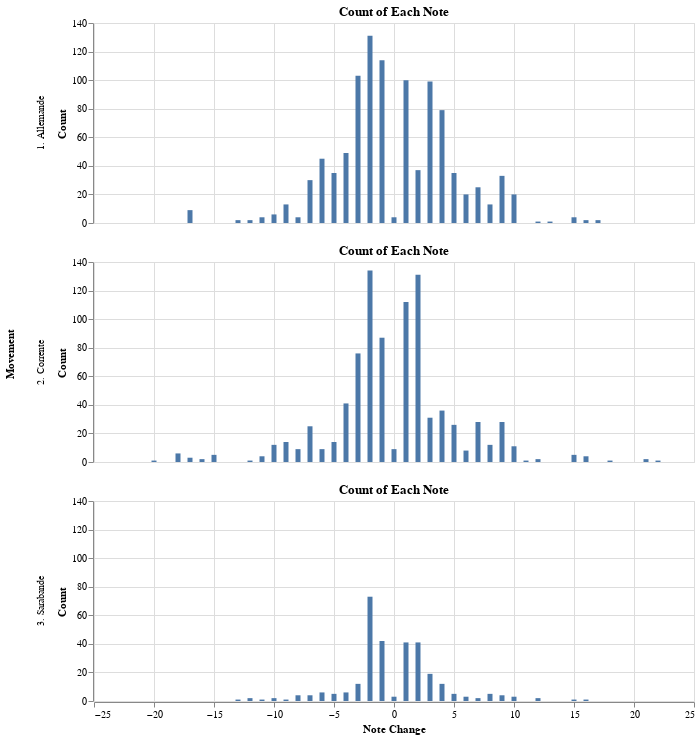

Notebook code for this chart:
### Code cell
note_change_counts = solo_flute_data.groupby(["movement", "note_distance"]).size().reset_index(name="count")
data = pd.DataFrame(data)

bar_chart = alt.Chart(note_change_counts).mark_bar().encode(
    x=alt.X("note_distance", sort="y", title="Note Change"),
    y=alt.Y("count", title="Count"),
    # color=alt.Color("note_name"), 
    tooltip=["note_distance", "count"]  
).properties(
    title="Count of Each Note",
    width=600,
    height=200
).facet(
    row=alt.Row("movement", title="Movement")  # Facet by movement
)
bar_chart.show()

### Figure 1 — Vega-Lite specification as saved in the notebook (floating-point values rounded to 4 significant figures)
{"config": {"view": {"continuousWidth": 300, "continuousHeight": 300}}, "data": {"name": "data-8449de9f26f1c71471dcb50401b21245"}, "facet": {"row": {"field": "movement", "title": "Movement", "type": "nominal"}}, "spec": {"mark": {"type": "bar"}, "encoding": {"tooltip": [{"field": "note_distance", "type": "quantitative"}, {"field": "count", "type": "quantitative"}], "x": {"field": "note_distance", "sort": "y", "title": "Note Change", "type": "quantitative"}, "y": {"field": "count", "title": "Count", "type": "quantitative"}}, "height": 200, "title": "Count of Each Note", "width": 600}, "$schema": "https://vega.github.io/schema/vega-lite/v5.20.1.json", "datasets": {"data-8449de9f26f1c71471dcb50401b21245": [{"movement": "1. Allemande", "note_distance": -17.0, "count": 9}, {"movement": "1. Allemande", "note_distance": -13.0, "count": 2}, {"movement": "1. Allemande", "note_distance": -12.0, "count": 2}, {"movement": "1. Allemande", "note_distance": -11.0, "count": 4}, {"movement": "1. Allemande", "note_distance": -10.0, "count": 6}, {"movement": "1. Allemande", "note_distance": -9.0, "count": 13}, {"movement": "1. Allemande", "note_distance": -8.0, "count": 4}, {"movement": "1. Allemande", "note_distance": -7.0, "count": 30}, {"movement": "1. Allemande", "note_distance": -6.0, "count": 45}, {"movement": "1. Allemande", "note_distance": -5.0, "count": 35}, {"movement": "1. Allemande", "note_distance": -4.0, "count": 49}, {"movement": "1. Allemande", "note_distance": -3.0, "count": 103}, {"movement": "1. Allemande", "note_distance": -2.0, "count": 131}, {"movement": "1. Allemande", "note_distance": -1.0, "count": 114}, {"movement": "1. Allemande", "note_distance": 0.0, "count": 4}, {"movement": "1. Allemande", "note_distance": 1.0, "count": 100}, {"movement": "1. Allemande", "note_distance": 2.0, "count": 37}, {"movement": "1. Allemande", "note_distance": 3.0, "count": 99}, {"movement": "1. Allemande", "note_distance": 4.0, "count": 79}, {"movement": "1. Allemande", "note_distance": 5.0, "count": 35}, {"movement": "1. Allemande", "note_distance": 6.0, "count": 20}, {"movement": "1. Allemande", "note_distance": 7.0, "count": 25}, {"movement": "1. Allemande", "note_distance": 8.0, "count": 13}, {"movement": "1. Allemande", "note_distance": 9.0, "count": 33}, {"movement": "1. Allemande", "note_distance": 10.0, "count": 20}, {"movement": "1. Allemande", "note_distance": 12.0, "count": 1}, {"movement": "1. Allemande", "note_distance": 13.0, "count": 1}, {"movement": "1. Allemande", "note_distance": 15.0, "count": 4}, {"movement": "1. Allemande", "note_distance": 16.0, "count": 2}, {"movement": "1. Allemande", "note_distance": 17.0, "count": 2}, {"movement": "2. Corrente", "note_distance": -20.0, "count": 1}, {"movement": "2. Corrente", "note_distance": -18.0, "count": 6}, {"movement": "2. Corrente", "note_distance": -17.0, "count": 3}, {"movement": "2. Corrente", "note_distance": -16.0, "count": 2}, {"movement": "2. Corrente", "note_distance": -15.0, "count": 5}, {"movement": "2. Corrente", "note_distance": -12.0, "count": 1}, {"movement": "2. Corrente", "note_distance": -11.0, "count": 4}, {"movement": "2. Corrente", "note_distance": -10.0, "count": 12}, {"movement": "2. Corrente", "note_distance": -9.0, "count": 14}, {"movement": "2. Corrente", "note_distance": -8.0, "count": 9}, {"movement": "2. Corrente", "note_distance": -7.0, "count": 25}, {"movement": "2. Corrente", "note_distance": -6.0, "count": 9}, {"movement": "2. Corrente", "note_distance": -5.0, "count": 14}, {"movement": "2. Corrente", "note_distance": -4.0, "count": 41}, {"movement": "2. Corrente", "note_distance": -3.0, "count": 76}, {"movement": "2. Corrente", "note_distance": -2.0, "count": 134}, {"movement": "2. Corrente", "note_distance": -1.0, "count": 87}, {"movement": "2. Corrente", "note_distance": 0.0, "count": 9}, {"movement": "2. Corrente", "note_distance": 1.0, "count": 112}, {"movement": "2. Corrente", "note_distance": 2.0, "count": 131}, {"movement": "2. Corrente", "note_distance": 3.0, "count": 31}, {"movement": "2. Corrente", "note_distance": 4.0, "count": 36}, {"movement": "2. Corrente", "note_distance": 5.0, "count": 26}, {"movement": "2. Corrente", "note_distance": 6.0, "count": 8}, {"movement": "2. Corrente", "note_distance": 7.0, "count": 28}, {"movement": "2. Corrente", "note_distance": 8.0, "count": 12}, {"movement": "2. Corrente", "note_distance": 9.0, "count": 28}, {"movement": "2. Corrente", "note_distance": 10.0, "count": 11}, {"movement": "2. Corrente", "note_distance": 11.0, "count": 1}, {"movement": "2. Corrente", "note_distance": 12.0, "count": 2}, {"movement": "2. Corrente", "note_distance": 15.0, "count": 5}, {"movement": "2. Corrente", "note_distance": 16.0, "count": 4}, {"movement": "2. Corrente", "note_distance": 18.0, "count": 1}, {"movement": "2. Corrente", "note_distance": 21.0, "count": 2}, {"movement": "2. Corrente", "note_distance": 22.0, "count": 1}, {"movement": "3. Sarabande", "note_distance": -13.0, "count": 1}, {"movement": "3. Sarabande", "note_distance": -12.0, "count": 2}, {"movement": "3. Sarabande", "note_distance": -11.0, "count": 1}, {"movement": "3. Sarabande", "note_distance": -10.0, "count": 2}, {"movement": "3. Sarabande", "note_distance": -9.0, "count": 1}, {"movement": "3. Sarabande", "note_distance": -8.0, "count": 4}, {"movement": "3. Sarabande", "note_distance": -7.0, "count": 4}, {"movement": "3. Sarabande", "note_distance": -6.0, "count": 6}, {"movement": "3. Sarabande", "note_distance": -5.0, "count": 5}, {"movement": "3. Sarabande", "note_distance": -4.0, "count": 6}, {"movement": "3. Sarabande", "note_distance": -3.0, "count": 12}, {"movement": "3. Sarabande", "note_distance": -2.0, "count": 73}, {"movement": "3. Sarabande", "note_distance": -1.0, "count": 42}, {"movement": "3. Sarabande", "note_distance": 0.0, "count": 3}, {"movement": "3. Sarabande", "note_distance": 1.0, "count": 41}, {"movement": "3. Sarabande", "note_distance": 2.0, "count": 41}, {"movement": "3. Sarabande", "note_distance": 3.0, "count": 19}, {"movement": "3. Sarabande", "note_distance": 4.0, "count": 12}, {"movement": "3. Sarabande", "note_distance": 5.0, "count": 5}, {"movement": "3. Sarabande", "note_distance": 6.0, "count": 3}, {"movement": "3. Sarabande", "note_distance": 7.0, "count": 2}, {"movement": "3. Sarabande", "note_distance": 8.0, "count": 5}, {"movement": "3. Sarabande", "note_distance": 9.0, "count": 4}, {"movement": "3. Sarabande", "note_distance": 10.0, "count": 3}, {"movement": "3. Sarabande", "note_distance": 12.0, "count": 2}, {"movement": "3. Sarabande", "note_distance": 15.0, "count": 1}, {"movement": "3. Sarabande", "note_distance": 16.0, "count": 1}]}}
